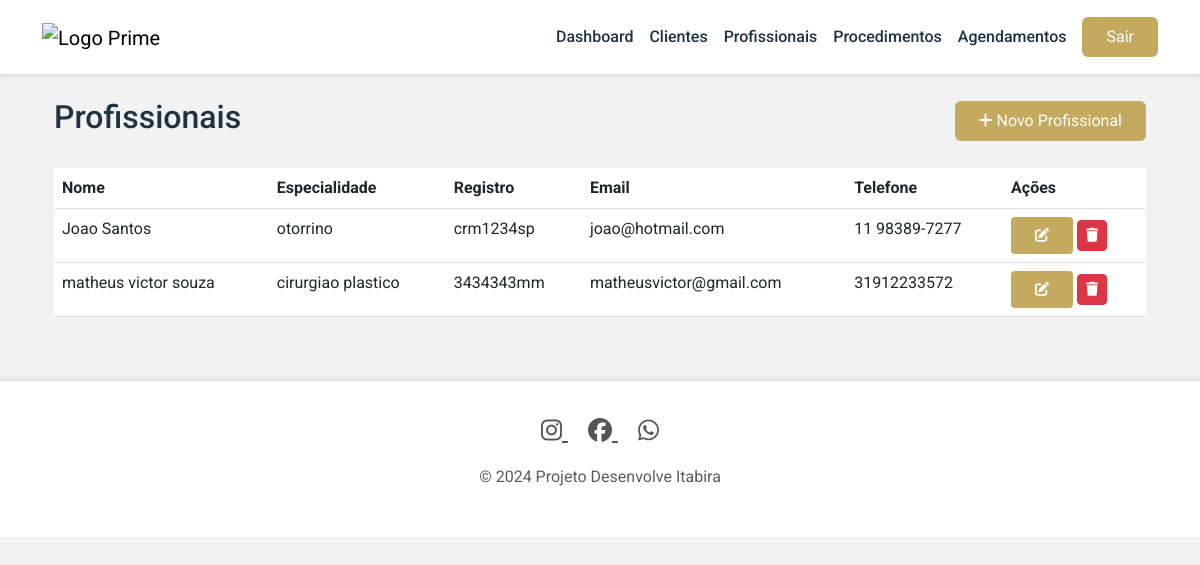
/professionals (signed in), run on the app's committed database.
### models.py (models this page shows)
class Professional(db.Model):
    id = db.Column(db.Integer, primary_key=True)
    name = db.Column(db.String(100), nullable=False)
    specialty = db.Column(db.String(100))
    professional_id = db.Column(db.String(20), unique=True)  # CRM, COREN, CRO, etc
    email = db.Column(db.String(120), unique=True)
    phone = db.Column(db.String(20))
    created_at = db.Column(db.DateTime, default=datetime.utcnow)
    appointments = db.relationship('Appointment', backref='professional', lazy=True)

### routes.py (the view)
@app.route('/professionals')
@login_required
def professionals():
    professionals = Professional.query.all()
    return render_template('professionals.html', professionals=professionals)

### routes.py (called while the page is built)
@login_manager.user_loader
def load_user(user_id):
    return User.query.get(int(user_id))

### templates/professionals.html (shortened to what this page needs)
{% extends "base.html" %}
{% block content %}
<div class="container mt-4">
    <div class="d-flex justify-content-between align-items-center mb-4">
        <h2>Profissionais</h2>
        <button class="btn btn-prime" data-bs-toggle="modal" data-bs-target="#addProfessionalModal">
            <i class="fas fa-plus"></i> Novo Profissional
        </button>
    </div>
    <div class="table-responsive">
        <table class="table table-hover">
            <thead>
                <tr>
                    <th>Nome</th>
                    <th>Especialidade</th>
                    <th>Registro</th>
                    <th>Email</th>
                    <th>Telefone</th>
                    <th>Ações</th>
                </tr>
            </thead>
            <tbody>
                {% for professional in professionals %}
                <tr>
                    <td>{{ professional.name }}</td>
                    <td>{{ professional.specialty }}</td>
                    <td>{{ professional.professional_id }}</td>
                    <td>{{ professional.email }}</td>
                    <td>{{ professional.phone }}</td>
                    <td>
                        <button class="btn btn-sm btn-prime" onclick="editProfessional({{ professional.id }})">
                            <i class="fas fa-edit"></i>
                        </button>
                        <button class="btn btn-sm btn-danger" onclick="deleteProfessional({{ professional.id }})">
                            <i class="fas fa-trash"></i>
                        </button>
                    </td>
                </tr>
                {% endfor %}
            </tbody>
        </table>
    </div>
</div>
{% endblock %}

### templates/base.html (style rules this page uses)
:root { --prime-primary: #c3aa5e; --prime-primary-hover: #e0c984; --prime-text: #203140; --prime-background: #F2F2F2; --prime-text-secondary: #000000aa; }
body { font-family: 'Roboto', sans-serif; background-color: var(--prime-background); color: var(--prime-text); }
.btn-prime { background-color: var(--prime-primary); color: white; border: none; padding: 0.5rem 1.5rem; transition: background-color 0.3s ease; }

### data on the page
Professional: name "Joao Santos", specialty "otorrino", professional_id "crm1234sp", email "joao@hotmail.com", phone "11 98389-7277"
Professional: name "matheus victor souza", specialty "cirurgiao plastico", professional_id "3434343mm", email "matheusvictor@gmail.com", phone "31912233572"
